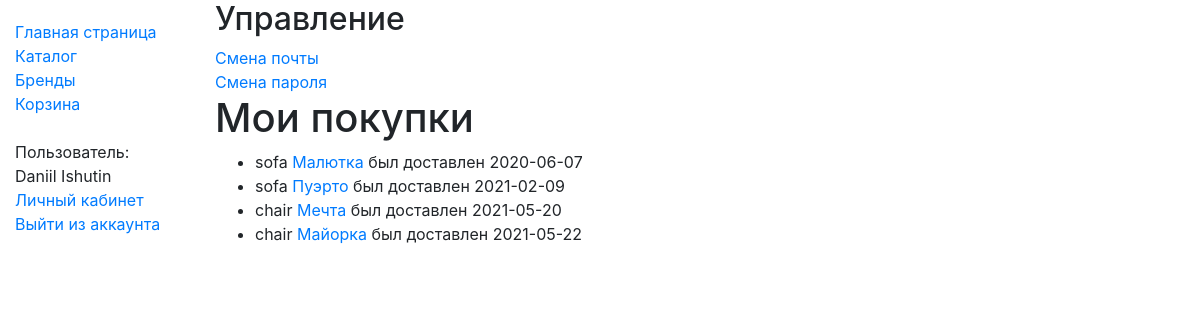
The app's page /catalog/myaccount/ (signed in) with its own data.
### catalog/models.py (models this page shows, shortened)
class FurnitureInstance(models.Model):
    id = models.UUIDField(primary_key=True, default=uuid.uuid4,
                          help_text="Unique ID for this particular furniture")
    furniture = models.ForeignKey('Furniture', on_delete=models.SET_NULL, null=True)
    buyer = models.ForeignKey(User, on_delete=models.SET_NULL, null=True, blank=True)
    Availability_STATUS = (
        ('a', 'В наличии'),
        ('n', 'Куплен'),
        ('r', 'Зарезервирован'),
    )
    status = models.CharField(max_length=1, choices=Availability_STATUS, blank=True, help_text='Furniture availability', default='a')
    delivery_day = models.DateField(default=date.today() + timedelta(days=10), help_text="Delivery day")
    @property
    def delivery(self):
        if self.status == 'a':
            self.delivery_day = date.today() + timedelta(days=12)
            return "привезем уже к %s!" % self.delivery_day
        if self.delivery_day < date.today():
            self.status = 'n'
            return "был доставлен %s" % self.delivery_day
        return "будет доставлен %s" % self.delivery_day #only if reserved
    class Meta:
        ordering = ["status"]
        permissions = (("worker", "Can manage catalog items (WORKER)"),)

class Furniture(models.Model):
    name = models.CharField(max_length=200)
    brand = models.ForeignKey('Brand', on_delete=models.SET_NULL, null=True)
    description = models.TextField(max_length=1000, help_text="Описание продукта")
    isbn = models.CharField('ISBN', max_length=13,
                            help_text='13 Character <a href="https://www.isbn-international.org/content/what-isbn">ISBN number</a>')
    type = models.ManyToManyField(Type, help_text="Выберите тип продукта")
    published = models.BooleanField(default=False, help_text="Опубликовано")
    image = models.CharField(max_length=500, help_text="Изображение продукта", null=True)
    price = models.DecimalField(max_digits=6, decimal_places=2, default=1000.20)
    def get_absolute_url(self):
        return reverse('furniture-detail', args=[str(self.id)])
    def display_type(self):
        return ', '.join(type.name for type in self.type.all()[:3])
    display_type.short_description = 'type'
    class Meta:
        ordering = ['brand']

class Type(models.Model):
    name = models.CharField(max_length=200, help_text="Enter the product type")
    def __str__(self):
        return self.name

### catalog/views.py (the view)
# urls.py: path('myaccount/', views.PersonalAccountListView.as_view(), name='my-account'),
class PersonalAccountListView(LoginRequiredMixin, generic.ListView):
    model = FurnitureInstance
    template_name = 'catalog/personal_account.html'
    def get_queryset(self):
        return FurnitureInstance.objects.filter(buyer=self.request.user).order_by('delivery_day')

### catalog/templates/catalog/personal_account.html
{% extends "base_generic.html" %}
{% block content %}
    <h2> Управление </h2>
    <div>
    <a href="{% url 'account_email' %}">Смена почты</a> <br>
    <a href="{% url 'password_change' %}">Смена пароля</a>
    </div>
    <h1>Мои покупки</h1>
    {% if furnitureinstance_list %}
    <ul>
      {% for furnitureinst in furnitureinstance_list %}
      <li>
          {{furnitureinst.furniture.type.first}}
          <a href="{{ furnitureinst.furniture.get_absolute_url }}">{{furnitureinst.furniture.name}}</a>
          {{furnitureinst.delivery}}
      </li>
      {% endfor %}
    </ul>
    {% else %}
      <p>Вы еще не покупали у нас мебель</p>
    {% endif %}
{% endblock %}

### catalog/templates/base_generic.html (shortened to what this page needs)
<!DOCTYPE html>
<html lang="en">
<head>
  <link rel="stylesheet" href="https://cdn.jsdelivr.net/npm/bootstrap@4.5.3/dist/css/bootstrap.min.css">
  {% load static %}
  <link rel="stylesheet" href="{% static 'css/styles.css' %}">
</head>
<body>
  <div class="container-fluid">
    <div class="row">
      <div class="col-sm-2"  >
      {% block sidebar %}
        <ul class="sidebar-nav" style="width:250px;">
            <li><a href="{% url 'index' %}">Главная страница</a></li>
            <li><a href="{% url 'furniture' %}">Каталог</a></li>
            <li><a href="{% url 'brand' %}">Бренды</a></li>
            {% if user.is_authenticated %}
            <li><a href="{% url 'basket' %}">Корзина</a></li>
            {% endif %}
            <br>
            {% if user.is_authenticated %}
                <li>Пользователь: <br>
                    {% if user.first_name and user.last_name %}
                        {{ user.first_name }} {{ user.last_name }}
                    {% else %}
                        {{ user.get_username }}
                    {% endif %}
                </li>
                <li><a href="{% url 'my-account' %}">Личный кабинет</a></li>
                <li><a href="{% url 'logout'%}?next={{request.path}}">Выйти из аккаунта</a></li>
            {% else %}
                <li><a href="{% url 'login'%}?next={{request.path}}">Войти в аккаунт</a></li>
            {% endif %}
            <br><br>
        </ul>
     {% endblock %}
      </div>
      <div class="col-sm-10">{% block content %}{% endblock %}
      </div>
    </div>
  </div>
</body>
</html>

### catalog/static/css/styles.css (style rules this page uses)
.sidebar-nav { margin-top: 20px; padding: 0; list-style: none; }

### records on screen
FurnitureInstance: furniture.type.first "sofa", furniture.name "Малютка", delivery "был доставлен 2020-06-07"
FurnitureInstance: furniture.type.first "sofa", furniture.name "Пуэрто", delivery "был доставлен 2021-02-09"
FurnitureInstance: furniture.type.first "chair", furniture.name "Мечта", delivery "был доставлен 2021-05-20"
FurnitureInstance: furniture.type.first "chair", furniture.name "Майорка", delivery "был доставлен 2021-05-22"

### other values on screen
{{ user.first_name }} "Daniil"
{{ user.last_name }} "Ishutin"
